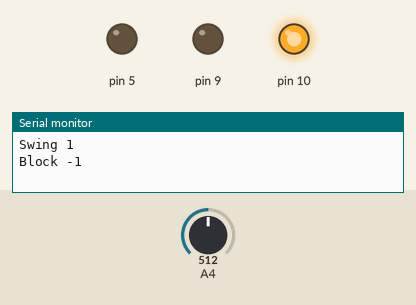
The sketch below on a simulated Arduino Leonardo, built with avr-gcc and run on an emulated ATmega32U4. Parts: output pins drawn as LEDs (lit = HIGH), the last lines printed to the serial monitor. Dashed ring = blinking. Inputs (shaded band) come from the test bench; at power-on: A4 = 512. Random numbers use the default seed unless the sketch sets one.

Above: at 1.2 s.
1.3 s: A4 set to 358
At 2.4 s:
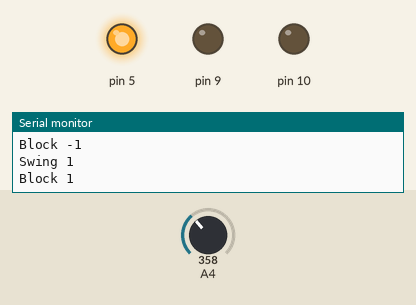
4.3 s: A4 set to 326
6.5 s: A4 set to 511
8.5 s: A4 set to 306
At 10.8 s:
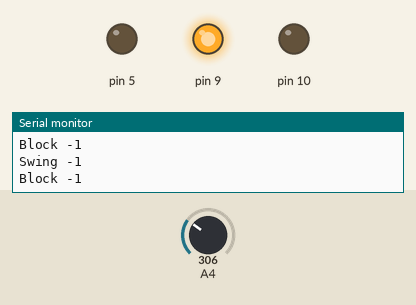
11.5 s: A4 set to 716
At 13.5 s:
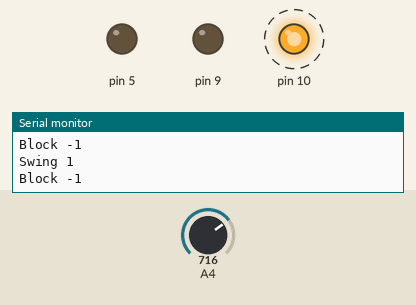
Timing chart, 0 to 15.5 s (numbered marks = the images above; inputs shaded):
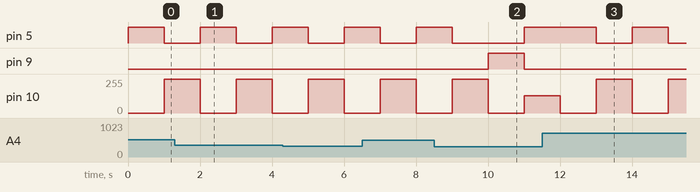

Measured:
- after the input at 8.5 s, pin 9: LOW → HIGH after 1.5 s, → LOW 1.0 s later
- after the input at 11.5 s, pin 5: HIGH → LOW after 1.5 s, → HIGH 1.0 s later, → LOW 1.0 s later
- by itself, pin 10: alternates 255/255 for 1.0 s and 0/255 for 1.0 s

The sketch:

GameStuff.ino
```cpp
#include <Esplora.h>
#include <math.h>

const int MAX_SLIDE = 1024;
const int SHIELD_BLOCK_DIS = 341;

bool block;
bool hit;


bool usedSword;
bool usedShield;
bool waitingInput;
bool calc;
int pSword;
int eSword;
int pShield;
int eShield;

void setup() {
  waitingInput = false;
  calc = false;
  pSword = 0;
  eSword = 0;
  pShield = 0;
  eShield = 0;
  Serial.begin(9600);
}

void loop() {
  int button1 = Esplora.readButton(SWITCH_1);
  int button2 = Esplora.readButton(SWITCH_2);
  int button3 = Esplora.readButton(SWITCH_3);
  int button4 = Esplora.readButton(SWITCH_4);

  if(waitingInput){
    if(!usedShield){
      if(button3 == LOW){
        pShield = Esplora.readSlider()+1;
        usedShield = true;
      }
      if(button4 == LOW){
        pShield = (Esplora.readSlider()+1) * -1;
        usedShield = true;
      }
    }
    if(!usedSword){
      if(button2 == LOW){
        pSword = Esplora.readSlider() + 1;
        usedSword = true;
      }
      if(button1 == LOW){
        pSword = (Esplora.readSlider() + 1) * -1;
        usedSword = true;
      }
    }

    if(usedSword && usedShield){
      waitingInput = false;
      usedSword = false;
      usedShield = false;
      //Serial.print("Swing ");
      //Serial.println(pSword);
      //Serial.print("Block ");
      //Serial.println(pShield);
      calc = true;
    }
  }
  else if(calc){
    if(eSword * pShield > 0 ){
     block = abs(pShield - eSword) <= SHIELD_BLOCK_DIS;
    }
    else{
      block = false;
    }
    if(eShield * pSword > 0 ){
     hit = abs(eShield - pSword) > SHIELD_BLOCK_DIS;
    }
    else{
      block = false;
    }

    if(block){
      Esplora.writeRGB(0,0,255);
    }
    else{
      Esplora.writeRGB(255,0,0);
    }
    delay(1000);
    if(hit){
      Esplora.writeRGB(0, 255, 0);
    }
    else{
      Esplora.writeRGB(255,128,0);
    }
    delay(1000);
    calc = false;

  }
  else{
    eShield = (random(MAX_SLIDE)+1) * (bool)random(2) ? -1 : 1;
    eSword = (random(MAX_SLIDE)+1) * (bool)random(2) ? -1 : 1;

     Serial.print("Swing ");
     Serial.println(eSword);
     Serial.print("Block ");
     Serial.println(eShield);
    waitingInput = true;
  }

  //int val = Esplora.readSlider();
  //Serial.println(val);
  //delay(500);
}
```
